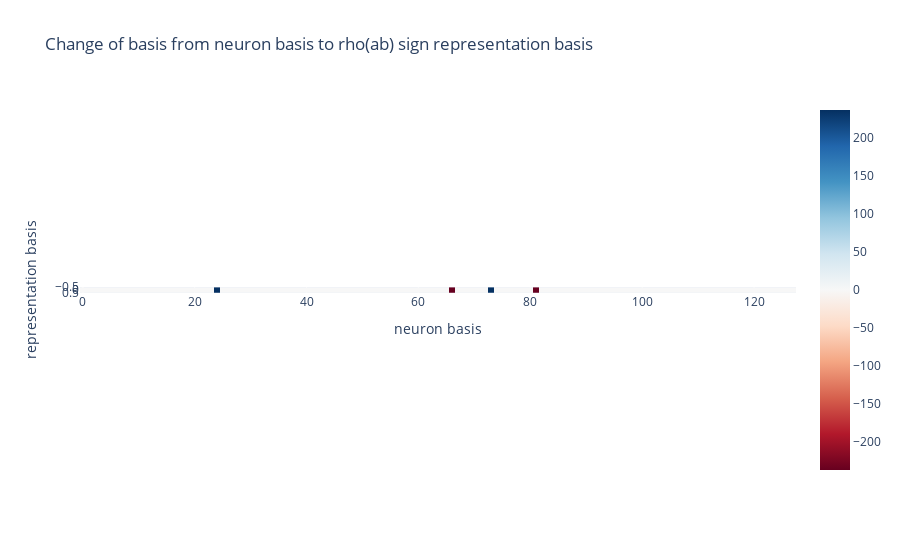
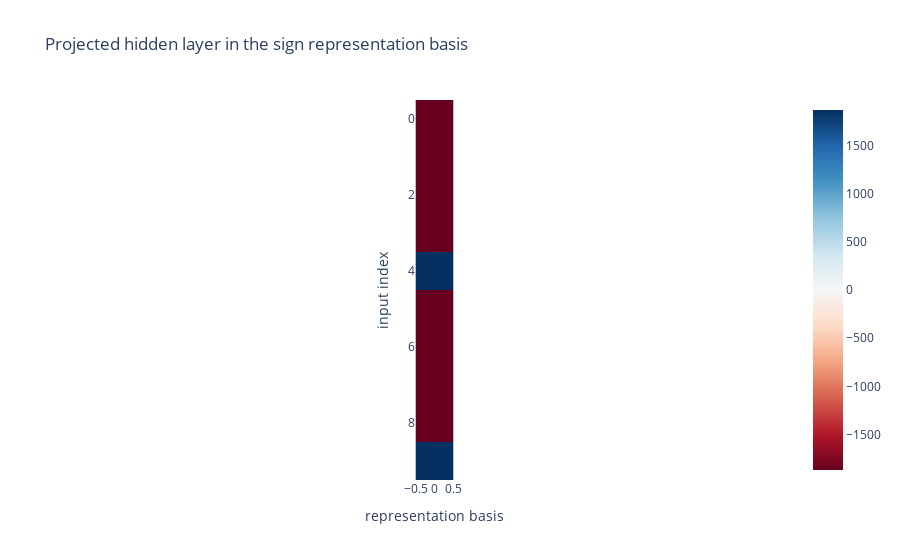

Write notebook code for charts like these, in order.
### Code cell
# do this orthogonally

def projection_matrix_general(B):
    """Compute the projection matrix onto the space spanned by the columns of `B`
    Args:
        B: ndarray of dimension (D, M), the basis for the subspace
    
    Returns:
        P: the projection matrix
    """
    P = B @ (B.T @ B).inverse() @ B.T
    return P

hidden = activations['hidden'].reshape(group.order*group.order, -1)
hidden_to_reps_proj_orth = {}
coefs = {}

for rep_name in key_reps:
    hidden_reps_xy = group.irreps[rep_name].hidden_reps_xy_orth


    P = projection_matrix_general(hidden_reps_xy)
    hidden_xy = P @ hidden

    hidden_to_reps_proj_orth[rep_name] = hidden_reps_xy.T @ hidden_xy

    imshow(hidden_to_reps_proj_orth[rep_name], title=f'Change of basis from neuron basis to rho(ab) {rep_name} representation basis', input2='neuron basis', input1='representation basis', save=f'{save_dir}/hidden_to_{rep_name}_orth_rep_change_of_basis.png')

    hidden_in_rep = hidden_xy @ hidden_to_reps_proj_orth[rep_name].T

    theoretical_reps = hidden_reps_xy.reshape(group.order*group.order, -1)
    imshow(hidden_in_rep[:10], title=f'Projected hidden layer in the {rep_name} representation basis', input2='representation basis', input1='input index')
    imshow(theoretical_reps[:10], title=f'rho(ab) in {rep_name}', input2='representation basis', input1='input index')

    sim = F.cosine_similarity(hidden_in_rep.flatten(), theoretical_reps.flatten(), dim=0)
    print(f'Cosine similarity between hidden layer and theoretical representations: {sim}')

    # get the coef
    coef = (hidden_in_rep.norm() / theoretical_reps.norm())
    coefs[rep_name] = coef

### Figure 1 — Plotly figure (JSON) as saved in the notebook; plotly's stock layout.template omitted (floating-point values rounded to 4 significant figures)
{"data": [{"coloraxis": "coloraxis", "hovertemplate": "neuron basis: %{x}<br>representation basis: %{y}<br>color: %{z}<extra></extra>", "name": "0", "type": "heatmap", "xaxis": "x", "yaxis": "y", "z": [[-1.685e-07, 1.752e-08, 1.391e-05, 2.428e-05, 1.224e-05, -0.1797, -7.506e-06, -1.912e-05, 2.307e-11, -2.515e-09, -1.416e-06, -1.094e-09, -5.026e-08, 9.58e-09, 4.655e-11, 1.066e-05, 1.288e-06, 3.094e-05, -9.746e-08, -1.007e-07, -2.156e-06, -1.928e-05, -0.007031, -3.931e-06, 237.0, -0.004778, -2.158e-05, 7.992e-06, -3.278e-05, -3.215e-05, -3.508e-05, 4.081e-06, 4.671e-06, -1.038e-07, 2.313e-05, -0.0004147, 1.112e-05, -3.879e-07, 3.513e-05, 3.637e-05, 1.888e-05, 3.283e-05, -2.451e-05, -6.309e-06, 1.13e-09, -2.143e-07, -7.718e-05, -7.339e-08, 7.077e-06, 5.748e-06, -5.64e-08, -0.007976, 4.368e-06, -0.007262, -2.779e-07, -1.685e-10, 9.601e-11, -2.55e-05, -3.278e-07, -5.135e-07, 4.548e-06, -0.003978, -6.488e-06, 7.064e-06, 2.036e-05, 0.07809, -236.9, -1.103e-07, 4.246e-11, -2.041e-05, 3.48e-08, -1.05e-05, -2.759e-11, 236.6, -3.459e-06, 3.806e-06, -0.01656, 3.842e-10, -0.002967, 0.01527, 3.559e-05, -236.8, -3.4e-08, 3.323e-06, 3.467e-07, -0.01539, -9.403e-06, 3.247e-06, 2.12e-05, 6.028e-06, -1.022e-05, 1.152e-05, -5.163e-07, -6.461e-10, 3.267e-05, -8.291e-09, 2.415e-07, 2.001e-06, 5.7e-06, 1.839e-07, 0.008053, 3.347e-05, 2.528e-06, 4.425e-06, 8.413e-09, 0.02044, 1.196e-05, -2.04e-06, -2.595e-05, 1.288e-05, 4.924e-06, -1.064e-05, 1.222e-06, -1.236e-05, -9.601e-10, 5.085e-08, 2.462e-07, 1.923e-08, 1.619e-06, 7.92e-08, -3.585e-07, 0.003577, 9.559e-06, -1.173e-05, 1.596e-05, -4.297e-06, 1.213e-06, -3.481e-06]]}], "layout": {"coloraxis": {"cmid": 0, "colorscale": [[0, "rgb(103,0,31)"], [0.1, "rgb(178,24,43)"], [0.2, "rgb(214,96,77)"], [0.3, "rgb(244,165,130)"], [0.4, "rgb(253,219,199)"], [0.5, "rgb(247,247,247)"], [0.6, "rgb(209,229,240)"], [0.7, "rgb(146,197,222)"], [0.8, "rgb(67,147,195)"], [0.9, "rgb(33,102,172)"], [1, "rgb(5,48,97)"]]}, "title": {"text": "Change of basis from neuron basis to rho(ab) sign representation basis"}, "xaxis": {"anchor": "y", "constrain": "domain", "domain": [0, 1], "scaleanchor": "y", "title": {"text": "neuron basis"}}, "yaxis": {"anchor": "x", "autorange": "reversed", "constrain": "domain", "domain": [0, 1], "title": {"text": "representation basis"}}}}

### Figure 2 — Plotly figure (JSON) as saved in the notebook; plotly's stock layout.template omitted (floating-point values rounded to 4 significant figures)
{"data": [{"coloraxis": "coloraxis", "hovertemplate": "representation basis: %{x}<br>input index: %{y}<br>color: %{z}<extra></extra>", "name": "0", "type": "heatmap", "xaxis": "x", "yaxis": "y", "z": [[-1869.0], [-1869.0], [-1869.0], [-1869.0], [1869.0], [-1869.0], [-1869.0], [-1869.0], [-1869.0], [1869.0]]}], "layout": {"coloraxis": {"cmid": 0, "colorscale": [[0, "rgb(103,0,31)"], [0.1, "rgb(178,24,43)"], [0.2, "rgb(214,96,77)"], [0.3, "rgb(244,165,130)"], [0.4, "rgb(253,219,199)"], [0.5, "rgb(247,247,247)"], [0.6, "rgb(209,229,240)"], [0.7, "rgb(146,197,222)"], [0.8, "rgb(67,147,195)"], [0.9, "rgb(33,102,172)"], [1, "rgb(5,48,97)"]]}, "title": {"text": "Projected hidden layer in the sign representation basis"}, "xaxis": {"anchor": "y", "constrain": "domain", "domain": [0, 1], "scaleanchor": "y", "title": {"text": "representation basis"}}, "yaxis": {"anchor": "x", "autorange": "reversed", "constrain": "domain", "domain": [0, 1], "title": {"text": "input index"}}}}
